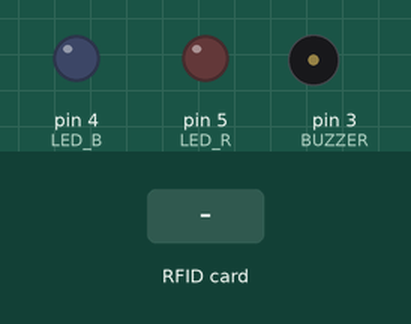
Bench run of a sketch on a simulated Arduino Uno, built with avr-gcc and run on an emulated ATmega328P. Parts: output pins drawn as LEDs (lit = HIGH), buzzer (waves = sounding). The inputs (shaded band) are chosen by the test bench. Pins used as bus, display or sensor lines are not drawn; what the sketch prints to the serial monitor is not drawn.

Above: at 1.2 s.
1.3 s: RFID card 9A 21 95 02 held to the reader
At 1.7 s:
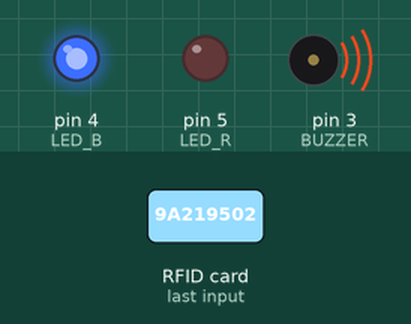
3.3 s: RFID card 5E 7A 19 C4 held to the reader
At 3.9 s:
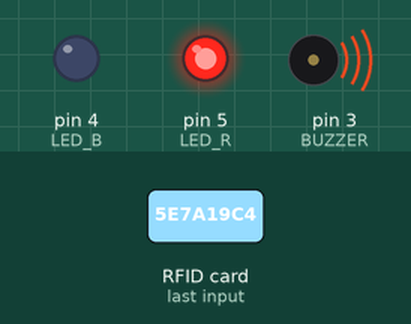
Timing chart, 0 to 6.3 s (numbered marks = the images above; inputs shaded):
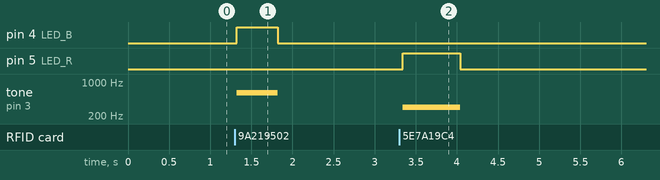

The sketch:

thunghiem.ino
```cpp
/*
 * Typical pin layout used:
 * -----------------------------------------------------------------------------------------
 *             MFRC522      Arduino       Arduino   Arduino    Arduino          Arduino
 *             Reader/PCD   Uno/101       Mega      Nano v3    Leonardo/Micro   Pro Micro
 * Signal      Pin          Pin           Pin       Pin        Pin              Pin
 * -----------------------------------------------------------------------------------------
 * RST/Reset   RST          9             5         D9         RESET/ICSP-5     RST
 * SPI SS      SDA(SS)      10            53        D10        10               10
 * SPI MOSI    MOSI         11 / ICSP-4   51        D11        ICSP-4           16
 * SPI MISO    MISO         12 / ICSP-1   50        D12        ICSP-1           14
 * SPI SCK     SCK          13 / ICSP-3   52        D13        ICSP-3           15
 */
#include <SPI.h> //thư viện chuẩn giao tiếp Serial Peripheral Bus
#include <MFRC522.h> //khai báo thư viện của RFID
#define SS_PIN 10 //SDA pin
#define RST_PIN 9 //Reset pin
#define LED_B 4 //Led xanh duong
#define LED_R 5 //Led đỏ
#define BUZZER 3 //Chân buzzer
MFRC522 mfrc522(SS_PIN, RST_PIN);

void setup()
{
  Serial.begin(9600);
  SPI.begin(); // khởi tạo SPI bus
  mfrc522.PCD_Init(); // khởi tạo MFRC522
  pinMode(LED_B, OUTPUT);
  pinMode(LED_R, OUTPUT);
  pinMode(BUZZER, OUTPUT);
  noTone(BUZZER);
  Serial.println("Put your card to the reader...");
  Serial.println();
}

void getInfo()
{
  mfrc522.PICC_DumpToSerial(&(mfrc522.uid));
}

void loop()
{
// Tìm thẻ mới
  if ( ! mfrc522.PICC_IsNewCardPresent())
  {
    return;
  }
  // Đọc UID của thẻ
  if ( ! mfrc522.PICC_ReadCardSerial())
  {
    return;
  }

  //getInfo();
  //Show UID on serial monitor
  Serial.print("UID tag: ");
  String content= "";
  for (byte i = 0; i < mfrc522.uid.size; i++)
  {
    Serial.print(mfrc522.uid.uidByte[i] < 0x10 ? " 0" : " ");
    Serial.print(mfrc522.uid.uidByte[i], HEX);
    content.concat(String(mfrc522.uid.uidByte[i] < 0x10 ? " 0" : " "));
    content.concat(String(mfrc522.uid.uidByte[i],HEX));
  }
  Serial.println();
  Serial.print("Message: ");
  content.toUpperCase();
  if (content.substring(1) == "9A 21 95 02") //Cấp UID quyền truy cập cho thẻ
  {
    Serial.println("Có Quyền truy cập");
    Serial.println("--------------------");
    digitalWrite(LED_B, HIGH);
    tone(BUZZER, 600);
    delay(500);
    digitalWrite(LED_B, LOW);
    noTone(BUZZER);
   }
   else
   {
    Serial.println("Truy cập bị từ chối");
    Serial.println("--------------------");
    digitalWrite(LED_R, HIGH);
    tone(BUZZER, 300);
    delay(700);
    digitalWrite(LED_R, LOW);
    noTone(BUZZER);
    }
    delay(1000);
}
```

Measured:
- after the input at 1.3 s, pin 4 (LED_B): LOW → HIGH at once, → LOW 0.50 s later; tone on pin 3 (BUZZER): silent → 600 Hz at once, → silent 0.50 s later
- after the input at 3.3 s, pin 5 (LED_R): LOW → HIGH at once, → LOW 0.70 s later; tone on pin 3 (BUZZER): silent → 300 Hz at once, → silent 0.70 s later
